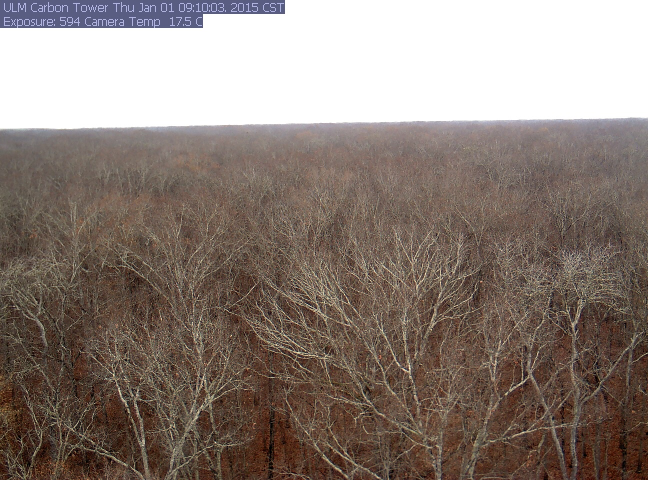
%> input picture 1_Jan_2015/russellsage_2015_01_01_091001.jpg, 1296 x 960 px (shown at 1/2 size); its folder holds only this picture in this run
$ octave runfile_month1.m   (GNU Octave 9; MATLAB toolbox functions it lacks are replaced by stand-ins)
%> lines starting %> are read from the running program, lines starting %| are printed output that depends on the picture
### Thresholding_run.m
function [ greenness_index ] = Thresholding_run(im )
%UNTITLED3 Summary of this function goes here
%   Detailed explanation goes here

redChannel = im(:,:, 1);
greenChannel = im(:,:, 2);
blueChannel = im(:,:, 3);
redMean = mean(mean(redChannel));
blueMean = mean(mean(blueChannel));
greenMean = mean(mean(greenChannel));

greenness_index = greenMean/(redMean+blueMean+greenMean);


end

### runfile_month3.m
function [x,finalGreenness_index] = runfile_month3(lengthx, finalGreenness_index, x)

%specify the folder for the images
folder = 'C:\Users\baralhems12\Desktop\MATLAB\codes\3_Mar_2015'; % change this to the location of the images
list    = dir(fullfile(folder, '*.jpg'));
nFile   = length(list);
%finalGreenness_index= [];
success = false(1, nFile);
%x = [];
iter_start = length(x);
for k = 1:nFile
    success(k) = true;
    file = list(k).name;
    %file = list(k).name

%select region of interest
I = imread(file);
I2 = imcrop(I,[186 442 600 500]);
   % imtool(I);
  % figure(k)
    %  imshow(I2);
  greenness_index = Thresholding_run(I2);
  finalGreenness_index(k + iter_start) = greenness_index;
  x(k + iter_start) = k + iter_start;
  %y(k) = 0.4;
end

return

### runfile_month12.m
function [x,finalGreenness_index] = runfile_month12(lengthx, finalGreenness_index, x)

%specify the folder for the images
folder = 'C:\Users\baralhems12\Desktop\MATLAB\codes\12_Dec_2015'; % change this to the location of the images
list    = dir(fullfile(folder, '*.jpg'));
nFile   = length(list);
%finalGreenness_index= [];
success = false(1, nFile);
%x = [];
iter_start = length(x);
for k = 1:nFile
    success(k) = true;
    file = list(k).name;
    %file = list(k).name

%select region of interest
I = imread(file);
I2 = imcrop(I,[186 442 600 500]);
   % imtool(I);
  % figure(k)
    %  imshow(I2);
  greenness_index = Thresholding_run(I2);
  finalGreenness_index(k + iter_start) = greenness_index;
  x(k + iter_start) = k + iter_start;
  %y(k) = 0.4;
end

return

### runfile_month2.m
function [x,finalGreenness_index] = runfile_month2(lengthx, finalGreenness_index, x)

%specify the folder for the images
folder = 'C:\Users\baralhems12\Desktop\MATLAB\codes\2_Feb_2015'; % change this to the location of the images
list    = dir(fullfile(folder, '*.jpg'));
nFile   = length(list);
%finalGreenness_index= [];
success = false(1, nFile);
%x = [];
iter_start = length(x);
for k = 1:nFile
    success(k) = true;
    file = list(k).name;
    %file = list(k).name

%select region of interest
I = imread(file);
I2 = imcrop(I,[186 442 600 500]);
   % imtool(I);
  % figure(k)
    %  imshow(I2);
  greenness_index = Thresholding_run(I2);
  finalGreenness_index(k + iter_start) = greenness_index;
  x(k + iter_start) = k + iter_start;
  %y(k) = 0.4;
end

return

### runfile_month4.m
function [x,finalGreenness_index] = runfile_month4(lengthx, finalGreenness_index, x)

%specify the folder for the images
folder = 'C:\Users\baralhems12\Desktop\MATLAB\codes\4_Apr_2015'; % change this to the location of the images
list    = dir(fullfile(folder, '*.jpg'));
nFile   = length(list);
%finalGreenness_index= [];
success = false(1, nFile);
%x = [];
iter_start = length(x);
for k = 1:nFile
    success(k) = true;
    file = list(k).name;
    %file = list(k).name

%select region of interest
I = imread(file);
I2 = imcrop(I,[186 442 600 500]);
   % imtool(I);
  % figure(k)
    %  imshow(I2);
  greenness_index = Thresholding_run(I2);
  finalGreenness_index(k + iter_start) = greenness_index;
  x(k + iter_start) = k + iter_start;
  %y(k) = 0.4;
end

return

### runfile_month5.m
function [x,finalGreenness_index] = runfile_month5(lengthx, finalGreenness_index, x)

%specify the folder for the images
folder = 'C:\Users\baralhems12\Desktop\MATLAB\codes\5_May_2015'; % change this to the location of the images
list    = dir(fullfile(folder, '*.jpg'));
nFile   = length(list);
%finalGreenness_index= [];
success = false(1, nFile);
%x = [];
iter_start = length(x);
for k = 1:nFile
    success(k) = true;
    file = list(k).name;
    %file = list(k).name

%select region of interest
I = imread(file);
I2 = imcrop(I,[186 442 600 500]);
   % imtool(I);
  % figure(k)
    %  imshow(I2);
  greenness_index = Thresholding_run(I2);
  finalGreenness_index(k + iter_start) = greenness_index;
  x(k + iter_start) = k + iter_start;
  %y(k) = 0.4;
end

return

### runfile_month6.m
function [x,finalGreenness_index] = runfile_month6(lengthx, finalGreenness_index, x)

%specify the folder for the images
folder = 'C:\Users\baralhems12\Desktop\MATLAB\codes\6_June_2015'; % change this to the location of the images
list    = dir(fullfile(folder, '*.jpg'));
nFile   = length(list);
%finalGreenness_index= [];
success = false(1, nFile);
%x = [];
iter_start = length(x);
for k = 1:nFile
    success(k) = true;
    file = list(k).name;
    %file = list(k).name

%select region of interest
I = imread(file);
I2 = imcrop(I,[186 442 600 500]);
   % imtool(I);
  % figure(k)
    %  imshow(I2);
  greenness_index = Thresholding_run(I2);
  finalGreenness_index(k + iter_start) = greenness_index;
  x(k + iter_start) = k + iter_start;
  %y(k) = 0.4;
end

return

### runfile_month7.m
function [x,finalGreenness_index] = runfile_month7(lengthx, finalGreenness_index, x)

%specify the folder for the images
folder = 'C:\Users\baralhems12\Desktop\MATLAB\codes\7_July_2015'; % change this to the location of the images
list    = dir(fullfile(folder, '*.jpg'));
nFile   = length(list);
%finalGreenness_index= [];
success = false(1, nFile);
%x = [];
iter_start = length(x);
for k = 1:nFile
    success(k) = true;
    file = list(k).name;
    %file = list(k).name

%select region of interest
I = imread(file);
I2 = imcrop(I,[186 442 600 500]);
   % imtool(I);
  % figure(k)
    %  imshow(I2);
  greenness_index = Thresholding_run(I2);
  finalGreenness_index(k + iter_start) = greenness_index;
  x(k + iter_start) = k + iter_start;
  %y(k) = 0.4;
end

return

### runfile_month8.m
function [x,finalGreenness_index] = runfile_month8(lengthx, finalGreenness_index, x)

%specify the folder for the images
folder = 'C:\Users\baralhems12\Desktop\MATLAB\codes\8_Aug_2015'; % change this to the location of the images
list    = dir(fullfile(folder, '*.jpg'));
nFile   = length(list);
%finalGreenness_index= [];
success = false(1, nFile);
%x = [];
iter_start = length(x);
for k = 1:nFile
    success(k) = true;
    file = list(k).name;
    %file = list(k).name

%select region of interest
I = imread(file);
I2 = imcrop(I,[186 442 600 500]);
   % imtool(I);
  % figure(k)
    %  imshow(I2);
  greenness_index = Thresholding_run(I2);
  finalGreenness_index(k + iter_start) = greenness_index;
  x(k + iter_start) = k + iter_start;
  %y(k) = 0.4;
end

return

### runfile_month9.m
function [x,finalGreenness_index] = runfile_month9(lengthx, finalGreenness_index, x)

%specify the folder for the images
folder = 'C:\Users\baralhems12\Desktop\MATLAB\codes\9_Sep_2015'; % change this to the location of the images
list    = dir(fullfile(folder, '*.jpg'));
nFile   = length(list);
%finalGreenness_index= [];
success = false(1, nFile);
%x = [];
iter_start = length(x);
for k = 1:nFile
    success(k) = true;
    file = list(k).name;
    %file = list(k).name

%select region of interest
I = imread(file);
I2 = imcrop(I,[186 442 600 500]);
   % imtool(I);
  % figure(k)
    %  imshow(I2);
  greenness_index = Thresholding_run(I2);
  finalGreenness_index(k + iter_start) = greenness_index;
  x(k + iter_start) = k + iter_start;
  %y(k) = 0.4;
end

return

### runfile_month1.m
clc
clear all

%specify the folder for the images
folder = 'C:\Users\baralhems12\Desktop\MATLAB\codes\1_Jan_2015'; % change this to the location of the images
list    = dir(fullfile(folder, '*.jpg'));
nFile   = length(list);
finalGreenness_index= [];
success = false(1, nFile);
x = [];

for k = 1:nFile
    success(k) = true;
    file = list(k).name;
    %file = list(k).name

%select region of interest
I = imread(file);
%> I is the input picture: size 960x1296x3 uint8; mean R, G, B 139.6, 126.5, 119
I2 = imcrop(I,[186 442 600 500]);
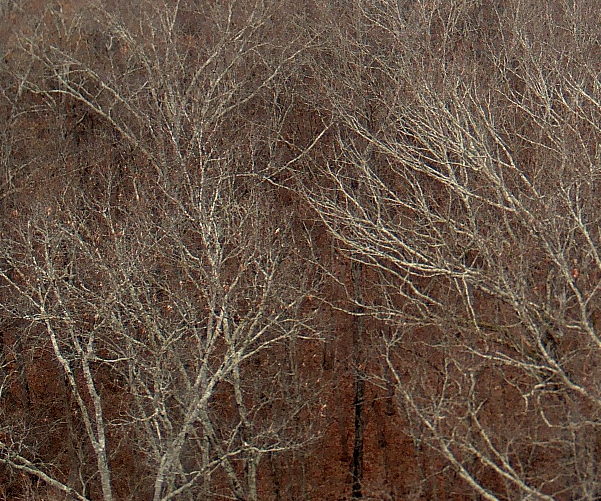
%> I2: size 501x601x3 uint8; mean R, G, B 98.9, 79.6, 65.7
   % imtool(I);
  % figure(k)
    %  imshow(I2);
  greenness_index = Thresholding_run(I2);
%> in Thresholding_run, `redChannel = im(:,:, 1);`:
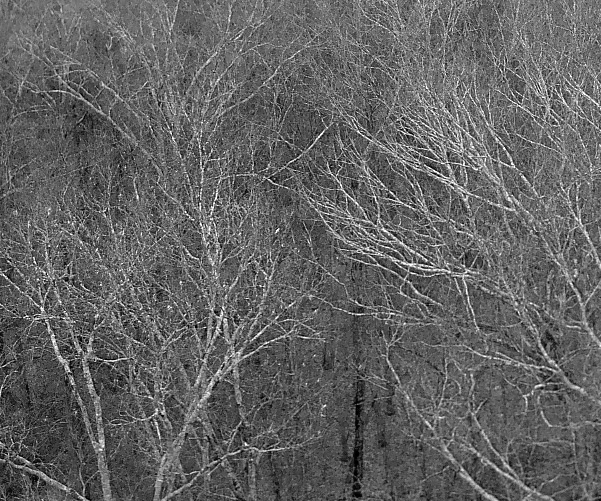
%> redChannel: size 501x601 uint8; min 0, max 255, mean 98.9
%> in Thresholding_run, `greenChannel = im(:,:, 2);`:
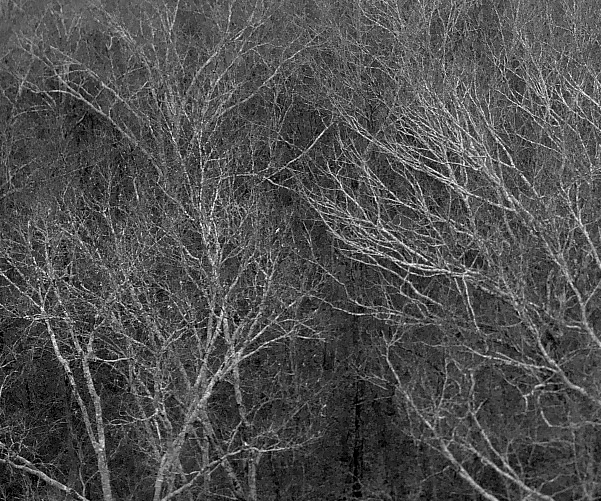
%> greenChannel: size 501x601 uint8; min 0, max 255, mean 79.6
%> in Thresholding_run, `blueChannel = im(:,:, 3);`:
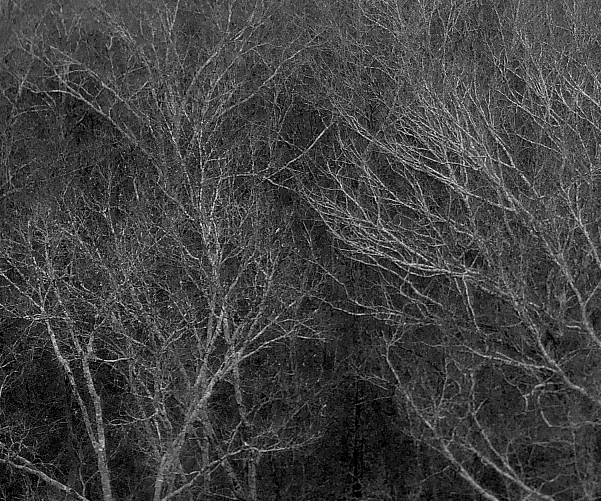
%> blueChannel: size 501x601 uint8; min 0, max 250, mean 65.7
%> in Thresholding_run, `redMean = mean(mean(redChannel));`: redMean = 98.9
%> in Thresholding_run, `blueMean = mean(mean(blueChannel));`: blueMean = 65.69
%> in Thresholding_run, `greenMean = mean(mean(greenChannel));`: greenMean = 79.58
%> in Thresholding_run, `greenness_index = greenMean/(redMean+blueMean+greenMean);`: greenness_index = 0.326
%> greenness_index = 0.326
  finalGreenness_index(k) = greenness_index;
  x(k) = k;
  %y(k) = 0.4;
end
hold on
%plot(x,finalGreenness_index,'--k','LineWidth',5)
plot(x,finalGreenness_index,'--k','LineWidth',1)
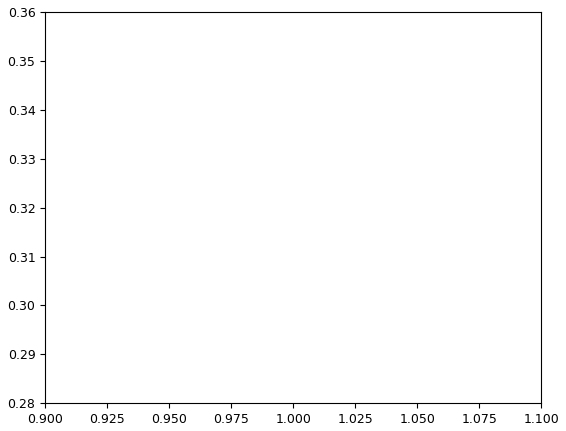
%> figure redrawn from the program's plot data
  %plot(x,y)

lengthx = length(x);
  [x,finalGreenness_index] = runfile_month2(lengthx, finalGreenness_index, x);
%> x = 1; finalGreenness_index = 0.326
plot(x,finalGreenness_index,'--k','LineWidth',1)

lengthx = length(x);
%> lengthx = 1
  [x,finalGreenness_index] = runfile_month3(lengthx, finalGreenness_index, x);
plot(x,finalGreenness_index,'--k','LineWidth',1)

lengthx = length(x);
  [x,finalGreenness_index] = runfile_month4(lengthx, finalGreenness_index, x);
plot(x,finalGreenness_index,'--k','LineWidth',1)


lengthx = length(x);
  [x,finalGreenness_index] = runfile_month5(lengthx, finalGreenness_index, x);
plot(x,finalGreenness_index,'--k','LineWidth',1)


lengthx = length(x);
  [x,finalGreenness_index] = runfile_month6(lengthx, finalGreenness_index, x);
plot(x,finalGreenness_index,'--k','LineWidth',1)


lengthx = length(x);
  [x,finalGreenness_index] = runfile_month7(lengthx, finalGreenness_index, x);
plot(x,finalGreenness_index,'--k','LineWidth',1)


lengthx = length(x);
  [x,finalGreenness_index] = runfile_month8(lengthx, finalGreenness_index, x);
plot(x,finalGreenness_index,'--k','LineWidth',1)


lengthx = length(x);
  [x,finalGreenness_index] = runfile_month9(lengthx, finalGreenness_index, x);
plot(x,finalGreenness_index,'--k','LineWidth',1)


lengthx = length(x);
  [x,finalGreenness_index] = runfile_month12(lengthx, finalGreenness_index, x);
plot(x,finalGreenness_index,'--k','LineWidth',1)

$ run again, on 1_Jan_2015/russellsage_2015_01_10_121002.jpg
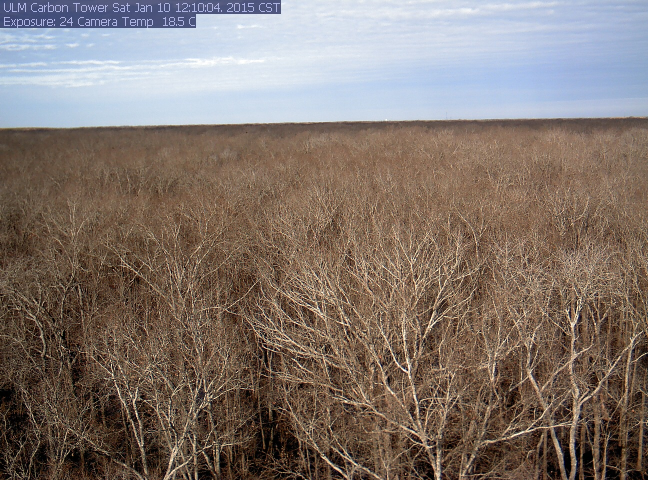
%> input picture 1_Jan_2015/russellsage_2015_01_10_121002.jpg, 1296 x 960 px (shown at 1/2 size)
%> I is the input picture: size 960x1296x3 uint8; mean R, G, B 129.3, 116.5, 109.3
%> in Thresholding_run, `blueChannel = im(:,:, 3);`:
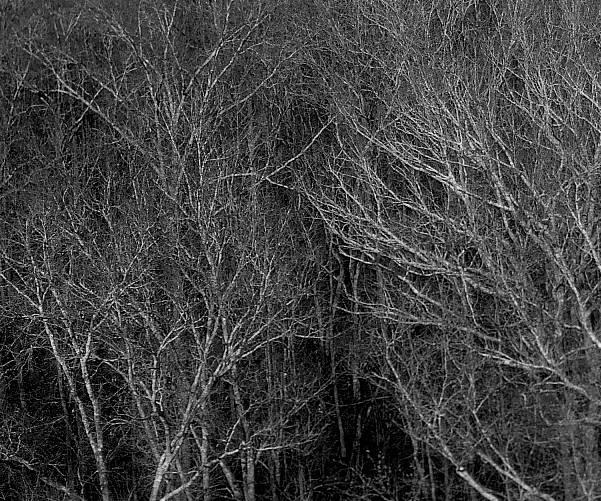
%> blueChannel: size 501x601 uint8; min 0, max 255, mean 66.1
%> redMean = 105.5
%> blueMean = 66.09
%> greenMean = 83.79
%> in Thresholding_run, `greenness_index = greenMean/(redMean+blueMean+greenMean);`: greenness_index = 0.328
%> `plot(x,finalGreenness_index,'--k','LineWidth',1)`:
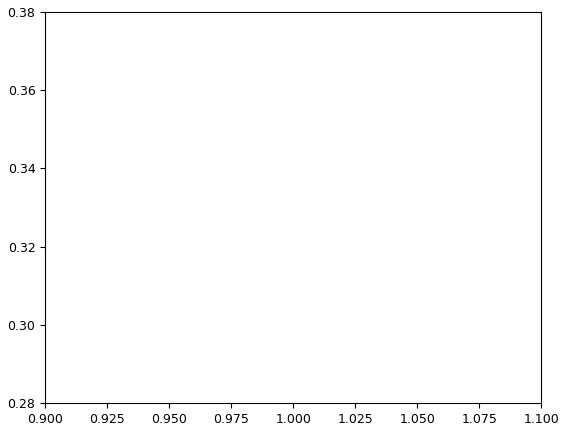
%> figure redrawn from the program's plot data
%> x = 1; finalGreenness_index = 0.328

$ run again, on 1_Jan_2015/russellsage_2015_01_11_081001.jpg
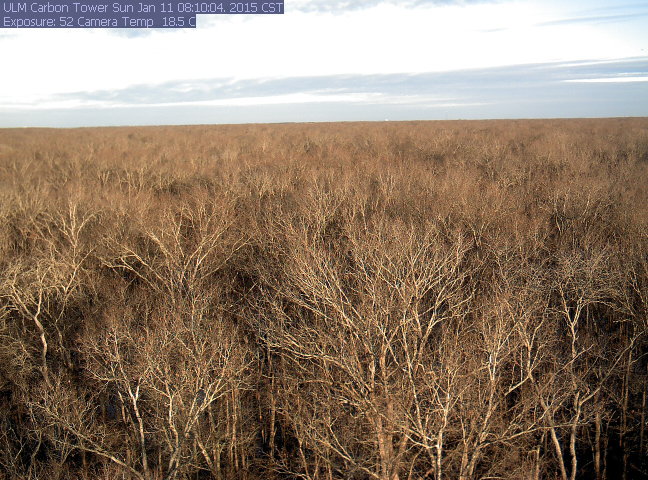
%> input picture 1_Jan_2015/russellsage_2015_01_11_081001.jpg, 1296 x 960 px (shown at 1/2 size)
%> I is the input picture: size 960x1296x3 uint8; mean R, G, B 143.4, 124.1, 106.6
%> in Thresholding_run, `blueChannel = im(:,:, 3);`:
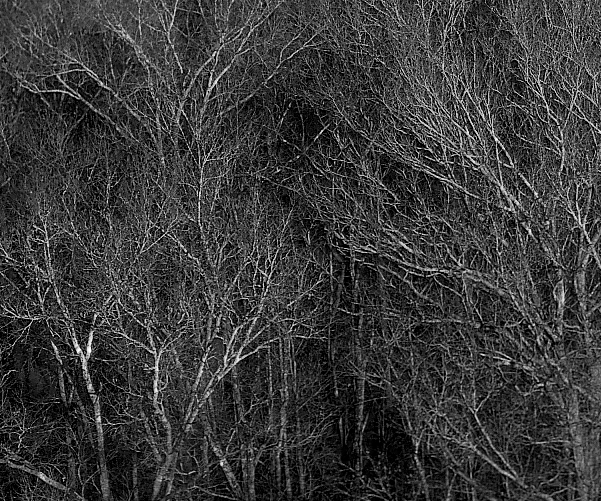
%> blueChannel: size 501x601 uint8; min 0, max 255, mean 58.3
%> redMean = 110.3
%> blueMean = 58.34
%> greenMean = 83.49
%> in Thresholding_run, `greenness_index = greenMean/(redMean+blueMean+greenMean);`: greenness_index = 0.331
%> `plot(x,finalGreenness_index,'--k','LineWidth',1)`:
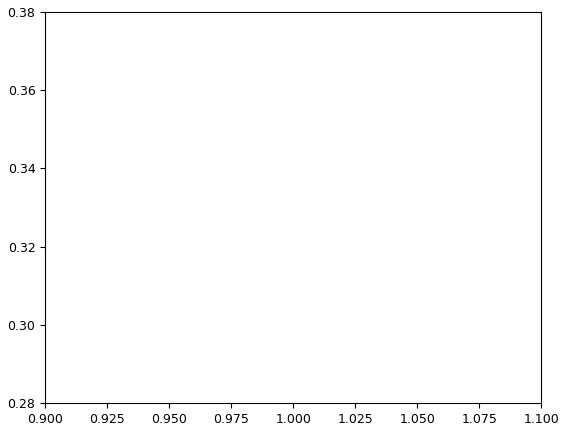
%> figure redrawn from the program's plot data
%> x = 1; finalGreenness_index = 0.331
